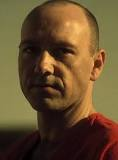
#> input picture Images/Img2.jpeg, 118 x 160 px
$ jupyter execute --allow-errors Untitled.ipynb
#> lines starting #> are read from the running program, lines starting #| are printed output that depends on the picture
[cell 1]
import cv2

img = cv2.imread("Images/Img2.jpeg", cv2.IMREAD_GRAYSCALE)
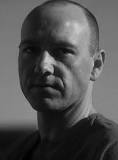
#> img: shape (160, 118); min 0, max 203, mean 82.6

if img is None or img.size == 0:
    print("Error while trying to load the image")
else:
    cv2.imshow("image", img)

cv2.waitKey(0)
cv2.destroyAllWindows()

[cell 2]
import numpy as np
import matplotlib.pyplot as plt
x = np.array([ [0,255,0,255],[255,0,255,0],[0,0,0,255],[255,0,255,0] ])
plt.imshow(x,cmap='gray')
plt.show();
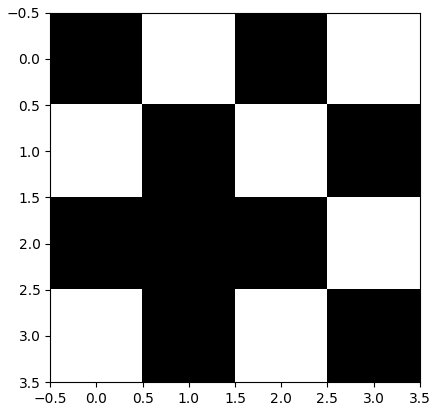
#> figure drawn by matplotlib, 1 panel

[cell 3]
2+6

[cell 4]
import cv2
import matplotlib.pyplot as plt

img=cv2.imread('Images/Img1.jpeg')
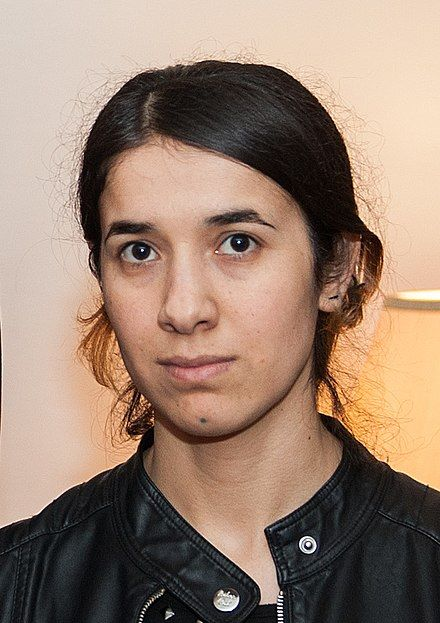
#> input picture Images/Img1.jpeg, 440 x 623 px
#> img is the input picture: shape (623, 440, 3); mean B, G, R 112.8, 129.3, 153.7

[cell 5]
cv2.imshow('Image', img)

cv2.waitKey(0)
#> (the rest of this cell did not finish here and is left out)

[cell 6]
import cv2

img=cv2.imread('Images/Img1.jpeg')
array= np.array(img)

print(array)
#> (printed output is left out)
